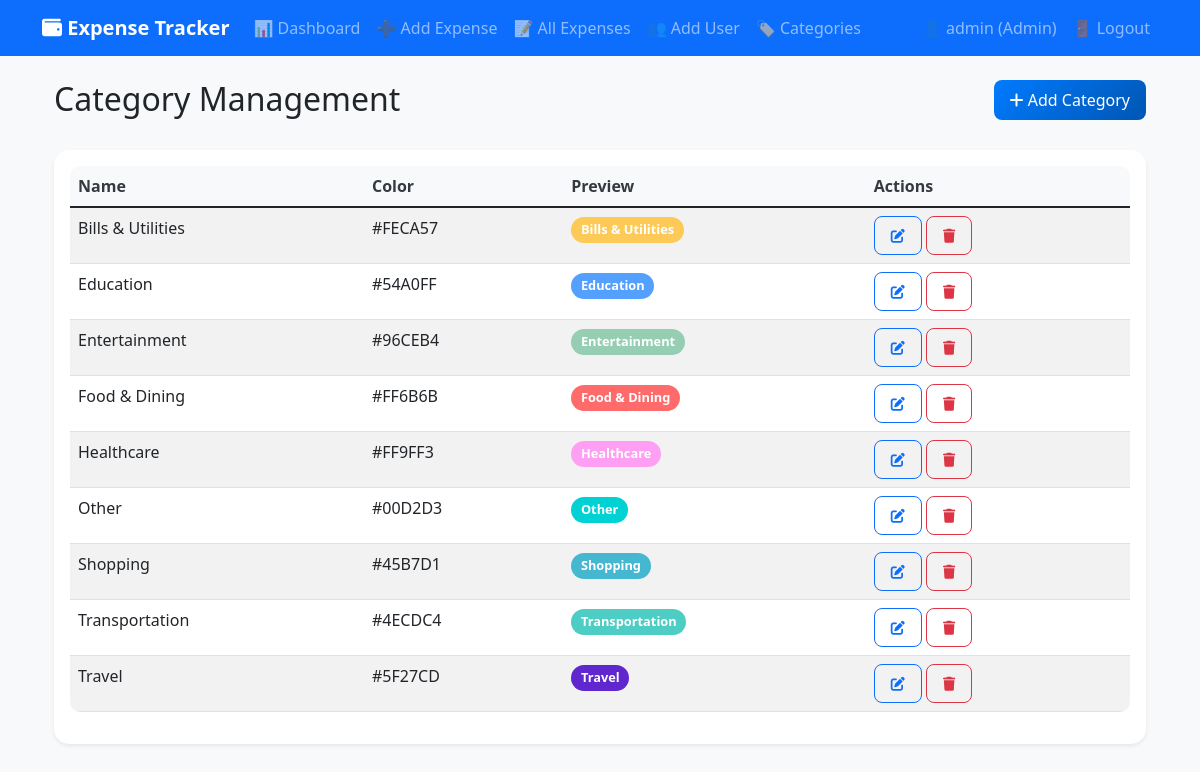
/categories (signed in), run on the app's committed database.
### models.py (models this page shows, shortened)
class User(UserMixin, db.Model):
    id = db.Column(db.Integer, primary_key=True)
    username = db.Column(db.String(80), unique=True, nullable=False)
    email = db.Column(db.String(120), unique=True, nullable=False)
    password_hash = db.Column(db.String(128))
    role = db.Column(db.String(20), default='customer')  # 'admin' or 'customer'
    expenses = db.relationship('Expense', backref='user', lazy=True)
    created_at = db.Column(db.DateTime, default=datetime.utcnow)

class Category(db.Model):
    id = db.Column(db.Integer, primary_key=True)
    name = db.Column(db.String(50), unique=True, nullable=False)
    color = db.Column(db.String(7), default='#007bff')  # Hex color code

### app.py (the view)
@app.route('/categories')
@login_required
@admin_required
def manage_categories():
    categories = Category.query.order_by(Category.name).all()
    return render_template('categories.html', categories=categories)

### app.py (called while the page is built)
def admin_required(f):
    @wraps(f)
    def decorated_function(*args, **kwargs):
        if not current_user.is_authenticated or getattr(current_user, 'role', 'customer') != 'admin':
            flash('Admin access required.', 'error')
            return redirect(url_for('dashboard'))
        return f(*args, **kwargs)
    return decorated_function

### templates/categories.html (shortened to what this page needs)
{% extends "base.html" %}
{% block content %}
<div class="container">
    <div class="row mb-4">
        <div class="col-md-8">
            <h2>Category Management</h2>
        </div>
        <div class="col-md-4 text-end">
            <button type="button" class="btn btn-primary" data-bs-toggle="modal" data-bs-target="#addCategoryModal">
                <i class="fas fa-plus"></i> Add Category
            </button>
        </div>
    </div>
    {% if categories %}
    <div class="card">
        <div class="card-body">
            <div class="table-responsive">
                <table class="table table-striped">
                    <thead>
                        <tr>
                            <th>Name</th>
                            <th>Color</th>
                            <th>Preview</th>
                            <th>Actions</th>
                        </tr>
                    </thead>
                    <tbody>
                        {% for category in categories %}
                        <tr>
                            <td>{{ category.name }}</td>
                            <td>{{ category.color }}</td>
                            <td>
                                <span class="badge" style="background-color: {{ category.color }}">
                                    {{ category.name }}
                                </span>
                            </td>
                            <td>
                                <button class="btn btn-sm btn-outline-primary edit-category"
                                        data-id="{{ category.id }}"
                                        data-name="{{ category.name }}"
                                        data-color="{{ category.color }}"
                                        data-bs-toggle="modal"
                                        data-bs-target="#editCategoryModal">
                                    <i class="fas fa-edit"></i>
                                </button>
                                <form method="POST" action="{{ url_for('delete_category', id=category.id) }}"
                                      style="display: inline;"
                                      onsubmit="return confirm('Are you sure? This will also update all expenses using this category to Uncategorized.')">
                                    <button type="submit" class="btn btn-sm btn-outline-danger">
                                        <i class="fas fa-trash"></i>
                                    </button>
                                </form>
                            </td>
                        </tr>
                        {% endfor %}
                    </tbody>
                </table>
            </div>
        </div>
    </div>
    {% else %}
    <div class="alert alert-info">No categories found. Add your first category!</div>
    {% endif %}
</div>
{% endblock %}

### templates/base.html (shortened to what this page needs)
<!DOCTYPE html>
<html lang="en">
<head>
    <link href="https://cdn.jsdelivr.net/npm/bootstrap@5.1.3/dist/css/bootstrap.min.css" rel="stylesheet">
    <link href="https://cdnjs.cloudflare.com/ajax/libs/font-awesome/6.0.0/css/all.min.css" rel="stylesheet">
    <link href="{{ url_for('static', filename='css/style.css') }}" rel="stylesheet">
</head>
<body>
    <nav class="navbar navbar-expand-lg navbar-dark bg-primary">
        <div class="container">
            <a class="navbar-brand" href="{{ url_for('dashboard') }}">
                <i class="fas fa-wallet"></i> Expense Tracker
            </a>
            <div class="collapse navbar-collapse" id="navbarNav">
                            <ul class="navbar-nav me-auto">
                {% if current_user.is_authenticated %}
                <li class="nav-item">
                    <a class="nav-link" href="{{ url_for('dashboard') }}">📊 Dashboard</a>
                </li>
                <li class="nav-item">
                    <a class="nav-link" href="{{ url_for('add_expense') }}">➕ Add Expense</a>
                </li>
                <li class="nav-item">
                    <a class="nav-link" href="{{ url_for('expenses') }}">📝 All Expenses</a>
                </li>
                {% if current_user.role == 'admin' %}
                <li class="nav-item">
                    <a class="nav-link" href="{{ url_for('admin_create_user') }}">👥 Add User</a>
                </li>
                <li class="nav-item">
                    <a class="nav-link" href="{{ url_for('manage_categories') }}">🏷️ Categories</a>
                </li>
                {% endif %}
                {% endif %}
            </ul>
            <ul class="navbar-nav">
                {% if current_user.is_authenticated %}
                <li class="nav-item">
                    <span class="nav-link">👤 {{ current_user.username }} {% if current_user.role == 'admin' %}(Admin){% endif %}</span>
                </li>
                <li class="nav-item">
                    <a class="nav-link" href="{{ url_for('logout') }}">🚪 Logout</a>
                </li>
                {% else %}
                <li class="nav-item">
                    <a class="nav-link" href="{{ url_for('login') }}">🔑 Login</a>
                </li>
                {% endif %}
            </ul>
            </div>
        </div>
    </nav>
    <div class="container mt-4">
        {% block content %}{% endblock %}
    </div>
</body>
</html>

### static/css/style.css (style rules this page uses)
:root { --primary-color: #007bff; --success-color: #28a745; --info-color: #17a2b8; --warning-color: #ffc107; --danger-color: #dc3545; --dark-color: #343a40; --light-color: #f8f9fa; }
body { background-color: var(--light-color); font-family: 'Segoe UI', Tahoma, Geneva, Verdana, sans-serif; }
.navbar-brand { font-weight: bold; }
.card { border: none; border-radius: 15px; box-shadow: 0 0.125rem 0.25rem rgba(0, 0, 0, 0.075); transition: box-shadow 0.15s ease-in-out; }
.btn { border-radius: 8px; font-weight: 500; padding: 0.5rem 1rem; }
.btn-primary { background: linear-gradient(135deg, #007bff, #0056b3); border: none; }
.table { border-radius: 10px; overflow: hidden; }
.table th { background-color: var(--light-color); border-top: none; font-weight: 600; color: var(--dark-color); }
.badge { font-size: 0.8em; padding: 0.5em 0.75em; border-radius: 20px; }

### data on the page
User: username "admin"
Category: name "Bills & Utilities", color "#FECA57"
Category: name "Education", color "#54A0FF"
Category: name "Entertainment", color "#96CEB4"
Category: name "Food & Dining", color "#FF6B6B"
Category: name "Healthcare", color "#FF9FF3"
Category: name "Other", color "#00D2D3"
Category: name "Shopping", color "#45B7D1"
Category: name "Transportation", color "#4ECDC4"
Category: name "Travel", color "#5F27CD"
